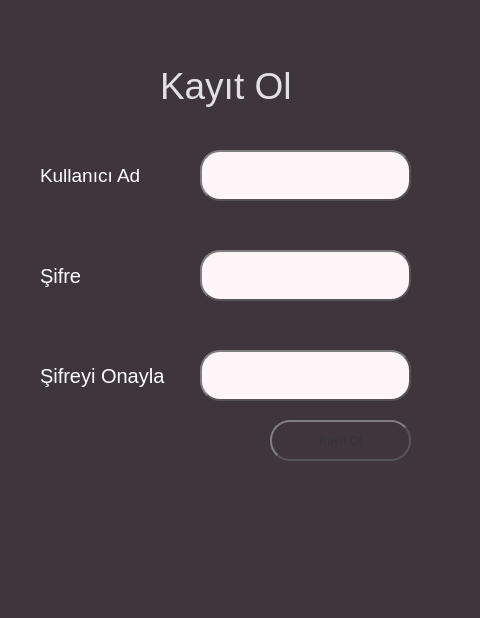
<?xml version="1.0" encoding="UTF-8"?>
<ui version="4.0">
 <class>Dialog</class>
 <widget class="QDialog" name="Dialog">
  <property name="geometry">
   <rect>
    <x>0</x>
    <y>0</y>
    <width>480</width>
    <height>618</height>
   </rect>
  </property>
  <property name="windowTitle">
   <string>Dialog</string>
  </property>
  <property name="styleSheet">
   <string notr="true">background-color: rgb(62, 54, 60)</string>
  </property>
  <widget class="QLabel" name="label">
   <property name="geometry">
    <rect>
     <x>160</x>
     <y>50</y>
     <width>171</width>
     <height>71</height>
    </rect>
   </property>
   <property name="styleSheet">
    <string notr="true">color:rgb(225, 225, 225); font-size:28pt;</string>
   </property>
   <property name="text">
    <string>Kayıt Ol</string>
   </property>
  </widget>
  <widget class="QLabel" name="label_2">
   <property name="geometry">
    <rect>
     <x>40</x>
     <y>160</y>
     <width>101</width>
     <height>31</height>
    </rect>
   </property>
   <property name="styleSheet">
    <string notr="true">font-size:14pt; color:rgb(255, 255, 255)</string>
   </property>
   <property name="text">
    <string>Kullanıcı Adı</string>
   </property>
  </widget>
  <widget class="QLineEdit" name="email">
   <property name="geometry">
    <rect>
     <x>200</x>
     <y>150</y>
     <width>211</width>
     <height>51</height>
    </rect>
   </property>
   <property name="styleSheet">
    <string notr="true">QLineEdit {
color: #333;
border: 2px solid #555;
border-radius: 20px;
border-style: outset;
background: rgb(255, 246, 250);
padding: 5px;
}





</string>
   </property>
  </widget>
  <widget class="QLineEdit" name="password">
   <property name="geometry">
    <rect>
     <x>200</x>
     <y>250</y>
     <width>211</width>
     <height>51</height>
    </rect>
   </property>
   <property name="styleSheet">
    <string notr="true">QLineEdit {
color: #333;
border: 2px solid #555;
border-radius: 20px;
border-style: outset;
background: rgb(255, 246, 250);
padding: 5px;
}





</string>
   </property>
   <property name="text">
    <string/>
   </property>
  </widget>
  <widget class="QLabel" name="label_3">
   <property name="geometry">
    <rect>
     <x>40</x>
     <y>260</y>
     <width>111</width>
     <height>31</height>
    </rect>
   </property>
   <property name="styleSheet">
    <string notr="true">font-size:15pt; color:rgb(255, 255, 255)</string>
   </property>
   <property name="text">
    <string>Şifre</string>
   </property>
  </widget>
  <widget class="QPushButton" name="signupbutton">
   <property name="geometry">
    <rect>
     <x>270</x>
     <y>420</y>
     <width>141</width>
     <height>41</height>
    </rect>
   </property>
   <property name="styleSheet">
    <string notr="true">QPushButton {
color: #333;
border: 2px solid #555;
border-radius: 20px;
border-style: outset;
background: qradialgradient(
cx: 0.3, cy: -0.4, fx: 0.3, fy: -0.4,
radius: 1.35, stop: 0 #fff, stop: 1 #888
);
padding: 5px;
}

QPushButton:hover {
background: qradialgradient(
cx: 0.8, cy: -0.4, fx: 0.3, fy: -0.4,
radius: 1.35, stop: 0 #fff, stop: 1 #bbb
);
}

QPushButton:pressed {
border-style: inset;
background: qradialgradient(
cx: 0.4, cy: -0.1, fx: 0.4, fy: -0.1,
radius: 1.35, stop: 0 #fff, stop: 1 #ddd
);
}

</string>
   </property>
   <property name="text">
    <string>Kayıt Ol</string>
   </property>
  </widget>
  <widget class="QLineEdit" name="confirmpass">
   <property name="geometry">
    <rect>
     <x>200</x>
     <y>350</y>
     <width>211</width>
     <height>51</height>
    </rect>
   </property>
   <property name="styleSheet">
    <string notr="true">QLineEdit {
color: #333;
border: 2px solid #555;
border-radius: 20px;
border-style: outset;
background: rgb(255, 246, 250);
padding: 5px;
}





</string>
   </property>
   <property name="text">
    <string/>
   </property>
  </widget>
  <widget class="QLabel" name="label_4">
   <property name="geometry">
    <rect>
     <x>40</x>
     <y>360</y>
     <width>151</width>
     <height>31</height>
    </rect>
   </property>
   <property name="styleSheet">
    <string notr="true">font-size:15pt; color:rgb(255, 255, 255)</string>
   </property>
   <property name="text">
    <string>Şifreyi Onayla</string>
   </property>
  </widget>
 </widget>
 <resources/>
 <connections/>
</ui>
